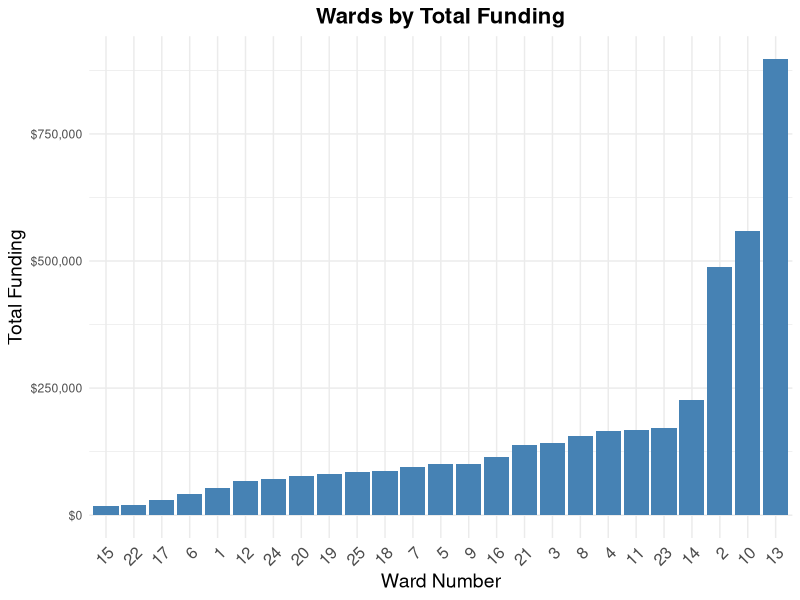
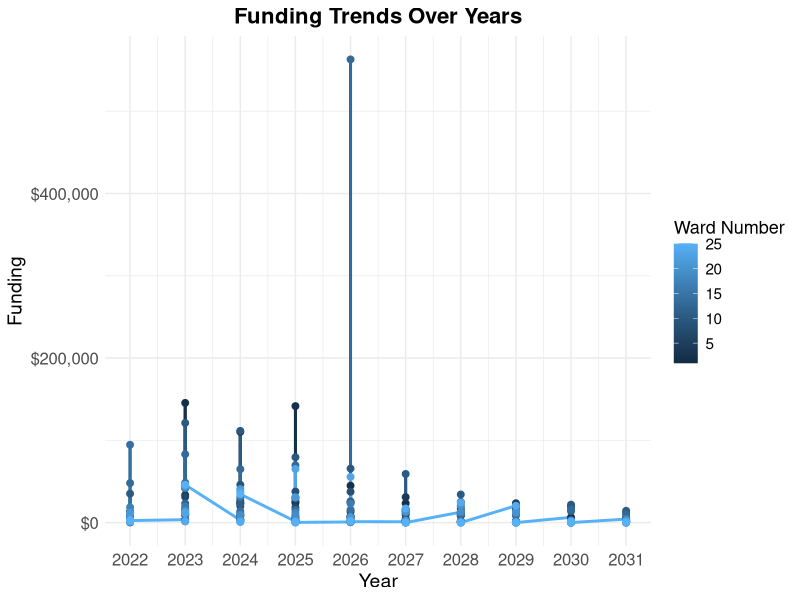
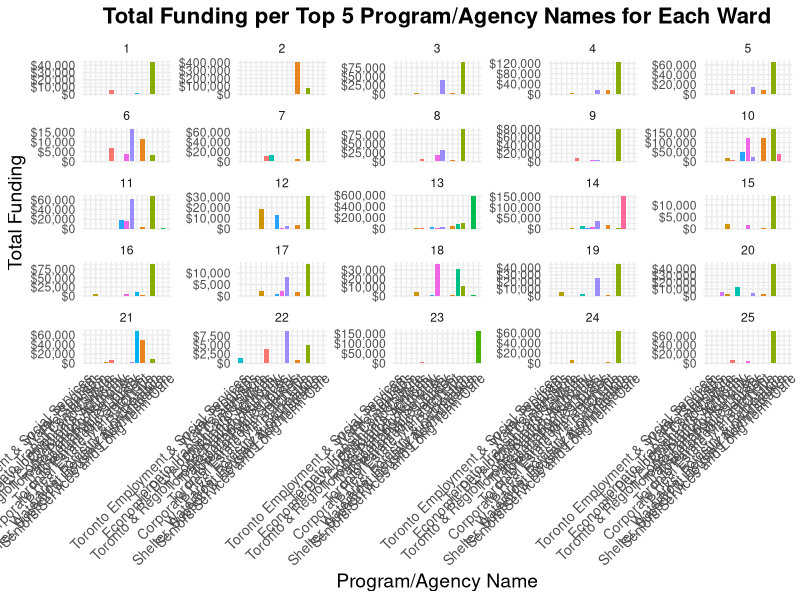

Here is the R script that generated these plots, in order:
#### Preamble ####
# Purpose: Explores data in an attempt to understand it more
# Author: Maria Mangru
# Date: September 2024
# Contact: maria.mangru@mail.utoronto.ca
# License: MIT

#### Workspace setup ####
library(dplyr)
library(tidyverse)
library(readr)
library(knitr)
library(kableExtra)
library(scales)

### Data handling ###
# Import cleaned data 
budget_data_clean <- read_csv("data/analysis_data/2022-2031-budget_data.csv")

# Identify year columns
year_cols <- as.character(2022:2031)


# Reshape data to long format
budget_data_long <- budget_data_clean %>%
  pivot_longer(
    cols = all_of(year_cols),
    names_to = "Year",
    values_to = "Funding"
  )


### Summing funding values ### 

# Total overall funding per ward number 
total_funding_ward <- budget_data_clean |>
  group_by(`Ward Number`) |>
  summarise(
    Total_Funding = sum(across(all_of(year_cols)), na.rm = TRUE)
  ) |>
  arrange(desc(Total_Funding))


# Funding for each year per ward number 
funding_yearly_ward <- budget_data_long |>
  group_by(`Ward Number`, Year) |>
  summarise(Funding = sum(Funding, na.rm = TRUE)) |>
  arrange(`Ward Number`, Year)


# Total funding per program/agency per ward number 
total_funding_program_ward <- budget_data_clean |>
  group_by(`Ward Number`, `Program/Agency Name`) |>
  summarise(Total_Funding = sum(across(all_of(year_cols)), na.rm = TRUE)) |>
  arrange(`Ward Number`, desc(Total_Funding))


# Yearly funding per program/agency per ward number - maybe remove later
funding_yearly_program_ward <- budget_data_long |>
  group_by(`Ward Number`, `Program/Agency Name`, Year) |>
  summarise(
    Funding = sum(Funding, na.rm = TRUE)
  ) |>
  arrange(`Ward Number`, `Program/Agency Name`, Year)


### Tables and Visualizations ###

## Tables ## 

# Total Overall Funding per Ward Number
total_funding_ward_table <- total_funding_ward |>
  arrange(desc(Total_Funding)) |>
  mutate(`Total Funding` = dollar(Total_Funding)) |>
  select(`Ward Number`, `Total Funding`)

total_funding_ward_table |>
  kable(
    col.names = c("Ward Number", "Total Funding"),
    format = "html",
    caption = "Total Overall Funding per Ward Number"
  ) |>
  kable_styling(full_width = FALSE, position = "center") |>
  column_spec(2, bold = TRUE, color = "white", background = "darkblue")


# Yearly Funding per Ward Number

funding_yearly_ward_table <- funding_yearly_ward |>
  pivot_wider(names_from = Year, values_from = Funding, values_fill = 0) %>%
  mutate_at(vars(all_of(year_cols)), ~ dollar(.)) |>
  arrange(`Ward Number`)

funding_yearly_ward_table|>
  kable(
    col.names = c("Ward Number", year_cols),
    format = "html",
    caption = "Yearly Funding for Wards"
  )|>
  kable_styling(full_width = TRUE, position = "center") |>
  scroll_box(width = "100%", height = "300px")

# Total Funding per Program/Agency Name for Each Ward Number
total_funding_program_ward_table <- total_funding_program_ward |>
  mutate(`Total Funding` = dollar(Total_Funding)) |>
  arrange(`Ward Number`, desc(Total_Funding)) |>
  select(`Ward Number`, `Program/Agency Name`, `Total Funding`)

total_funding_program_ward_table |>
  kable(
    col.names = c("Ward Number", "Program/Agency Name", "Total Funding"),
    format = "html",
    caption = "Total Funding per Program/Agency Name for Each Ward Number"
  ) |>
  kable_styling(full_width = FALSE, position = "center") |>
  column_spec(3, bold = TRUE, color = "white", background = "darkgreen")

# Yearly Funding per Program/Agency Name
funding_yearly_program_ward_table <- funding_yearly_program_ward |>
  pivot_wider(names_from = Year, values_from = Funding, values_fill = 0) |>
  mutate_at(vars(all_of(year_cols)), ~ dollar(.)) |>
  arrange(`Ward Number`, `Program/Agency Name`)

funding_yearly_program_ward_table |>
  kable(
    col.names = c("Ward Number", "Program/Agency Name", year_cols),
    format = "html",
    caption = "Yearly Funding per Program/Agency Name"
  ) |>
  kable_styling(full_width = TRUE, position = "center") |>
  scroll_box(width = "100%", height = "300px")

### Graphs ###

# Wards by Total Funding
ggplot(total_funding_ward, aes(x = reorder(`Ward Number`, Total_Funding), y = Total_Funding)) +
  geom_bar(stat = "identity", fill = "steelblue") +
  labs(
    title = "Wards by Total Funding",
    x = "Ward Number",
    y = "Total Funding"
  ) +
  scale_y_continuous(labels = dollar_format()) +
  theme_minimal() +
  theme(
    plot.title = element_text(size = 16, face = "bold", hjust = 0.5),
    axis.text.x = element_text(angle = 45, hjust = 1, size = 12),
    axis.title = element_text(size = 14)
  )

# Funding Trends Over Years - needs lots of fixing :(
ggplot(funding_yearly_ward, aes(x = as.integer(Year), y = Funding, color = `Ward Number`)) +
  geom_line(size = 1) +
  geom_point(size = 2) +
  labs(
    title = "Funding Trends Over Years",
    x = "Year",
    y = "Funding",
    color = "Ward Number"
  ) +
  scale_x_continuous(breaks = 2022:2031) +
  scale_y_continuous(labels = dollar_format()) +
  theme_minimal() +
  theme(
    plot.title = element_text(size = 16, face = "bold", hjust = 0.5),
    axis.text = element_text(size = 12),
    axis.title = element_text(size = 14),
    legend.title = element_text(size = 13),
    legend.text = element_text(size = 11)
  )

# Total Funding by Program/Agency Names for Each Ward Number - NEEDS LOTS OF FIXING!! CANNOT READ
ggplot(total_funding_program_ward, 
       aes(x = reorder(`Program/Agency Name`, Total_Funding), y = Total_Funding, fill = `Program/Agency Name`)) +
  geom_bar(stat = "identity") +
  labs(
    title = "Total Funding per Top 5 Program/Agency Names for Each Ward",
    x = "Program/Agency Name",
    y = "Total Funding"
  ) +
  scale_y_continuous(labels = dollar_format()) +
  theme_minimal() +
  facet_wrap(~ `Ward Number`, scales = "free_y") +
  theme(
    plot.title = element_text(size = 16, face = "bold", hjust = 0.5),
    axis.text.x = element_text(angle = 45, hjust = 1, size = 10),
    axis.title = element_text(size = 14),
    legend.position = "none"
  )
